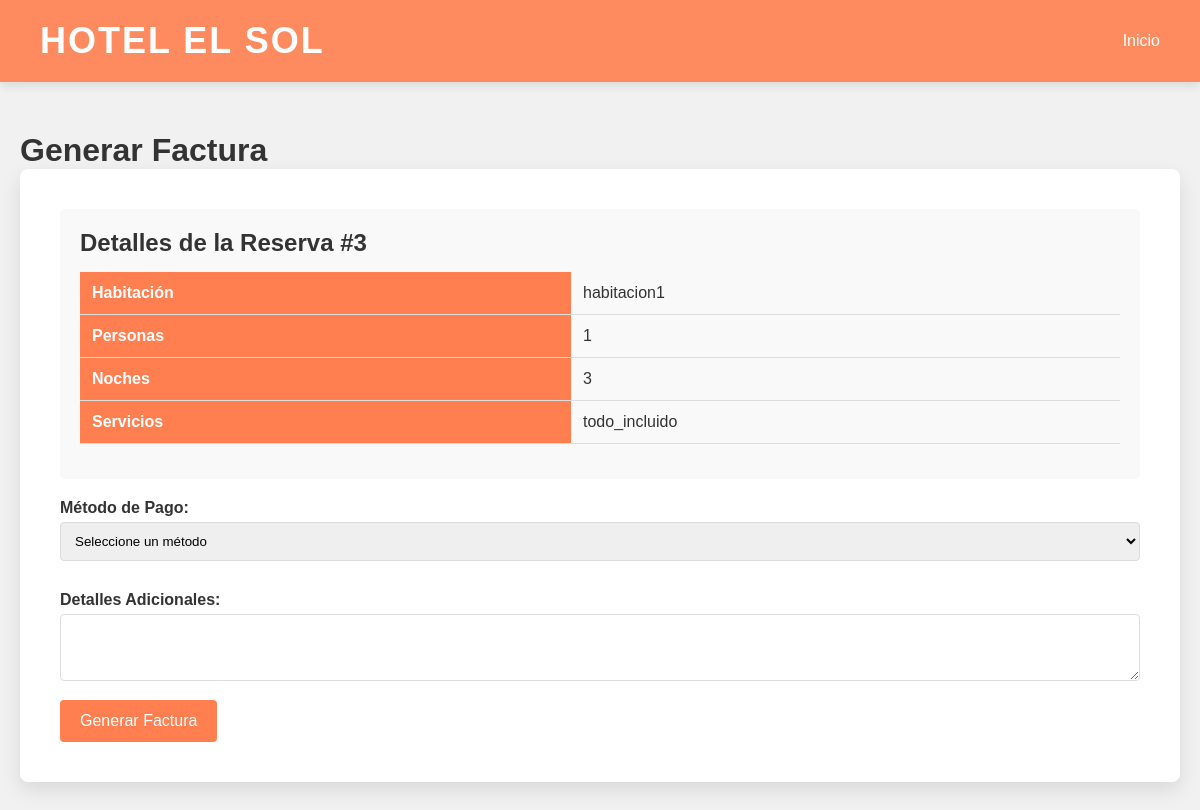
The app's page /Hotel/facturar.php?id=3 with its own data.
### tables this page shows
CREATE TABLE `reservas` (
  `id` int(11) NOT NULL,
  `habitacion` varchar(100) NOT NULL,
  `personas` int(11) NOT NULL,
  `noches` int(11) NOT NULL,
  `servicios` text DEFAULT NULL,
  `fecha` timestamp NOT NULL DEFAULT current_timestamp()
);

### Hotel/facturar.php (the view, shortened to what this page needs)
<?php
$host = "localhost";
$usuario = "root";
$contrasena = "";
$basedatos = "hotel";
$conn = new mysqli($host, $usuario, $contrasena, $basedatos);
$reserva_id = isset($_GET['id']) ? intval($_GET['id']) : 0;
$mostrar_formulario = true;
$mensaje_exito = '';
$reserva = [];
if ($reserva_id > 0) {
    $query = "SELECT * FROM reservas WHERE id = ?";
    $stmt = $conn->prepare($query);
    $stmt->bind_param("i", $reserva_id);
    $stmt->execute();
    $result = $stmt->get_result();
    $reserva = $result->fetch_assoc();
}
?>
<!DOCTYPE html>
<html lang="es">
<head>
</head>
<body>
    <div class="navbar">
        <div class="titulo">Hotel El Sol</div>
        <div class="nav-botones">
            <a href="inicio.php" style="color: white; text-decoration: none;">Inicio</a>
        </div>
    </div>
    <main class="contenedor-central">
        <h1>Generar Factura</h1>
        <?php if (!empty($mensaje_exito)): ?>
            <?php echo $mensaje_exito; ?>
        <?php elseif (!empty($reserva) && $mostrar_formulario): ?>
        <div class="formulario-factura">
            <div class="detalles-reserva">
                <h2>Detalles de la Reserva #<?php echo $reserva_id; ?></h2>
                <table>
                    <tr>
                        <th>Habitación</th>
                        <td><?php echo htmlspecialchars($reserva['habitacion']); ?></td>
                    </tr>
                    <tr>
                        <th>Personas</th>
                        <td><?php echo htmlspecialchars($reserva['personas']); ?></td>
                    </tr>
                    <tr>
                        <th>Noches</th>
                        <td><?php echo htmlspecialchars($reserva['noches']); ?></td>
                    </tr>
                    <tr>
                        <th>Servicios</th>
                        <td><?php echo htmlspecialchars($reserva['servicios']); ?></td>
                    </tr>
                </table>
            </div>
            <form action="" method="POST">
                <label for="metodo_pago">Método de Pago:</label>
                <select id="metodo_pago" name="metodo_pago" required>
                    <option value="">Seleccione un método</option>
                </select>
                <label for="detalles">Detalles Adicionales:</label>
                <textarea id="detalles" name="detalles" rows="3"></textarea>
                <button type="submit" name="generar_factura">Generar Factura</button>
            </form>
        </div>
        <?php endif; ?>
    </main>
</body>
</html>

### Hotel/facturar.php (style rules this page uses)
* { margin: 0; padding: 0; box-sizing: border-box; }
body { font-family: 'Arial', sans-serif; background-color: #f1f1f1; background-image: url('img/fondo-tile.jpg'); background-repeat: repeat; color: #333; }
.navbar { background-color: rgba(255, 127, 80, 0.9); color: #fff; padding: 20px 40px; display: flex; justify-content: space-between; align-items: center; box-shadow: 0 4px 10px rgba(0, 0, 0, 0.1); }
.navbar .titulo { font-size: 36px; font-weight: bold; text-transform: uppercase; letter-spacing: 2px; }
.contenedor-central { max-width: 1200px; margin: 50px auto; padding: 0 20px; }
.formulario-factura { background-color: #fff; padding: 40px; border-radius: 8px; box-shadow: 0 8px 20px rgba(0, 0, 0, 0.1); }
.detalles-reserva { background-color: #f9f9f9; padding: 20px; border-radius: 5px; margin-bottom: 20px; }
table { width: 100%; border-collapse: collapse; margin: 15px 0; }
th, td { padding: 12px; text-align: left; border-bottom: 1px solid #ddd; }
th { background-color: #FF7F50; color: white; }
label { display: block; margin: 15px 0 5px; font-weight: bold; }
select, textarea { width: 100%; padding: 10px; margin-bottom: 15px; border: 1px solid #ddd; border-radius: 4px; }
button, .boton-inicio { background-color: #FF7F50; color: white; border: none; padding: 12px 20px; border-radius: 4px; cursor: pointer; font-size: 16px; text-decoration: none; display: inline-block; }

### records on screen
reservas: habitacion "habitacion1", personas "1", noches "3", servicios "todo_incluido"

### other values on screen
$reserva_id "3"
